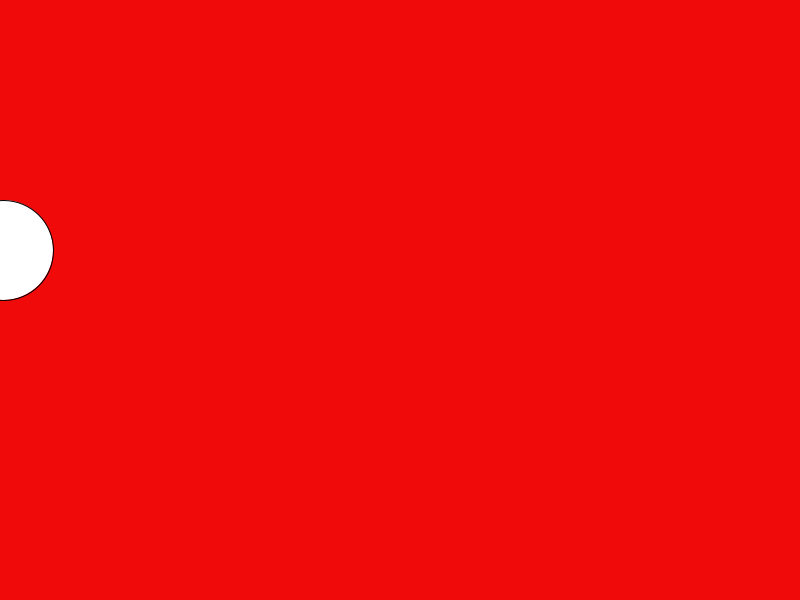
Frame 1 (no input)
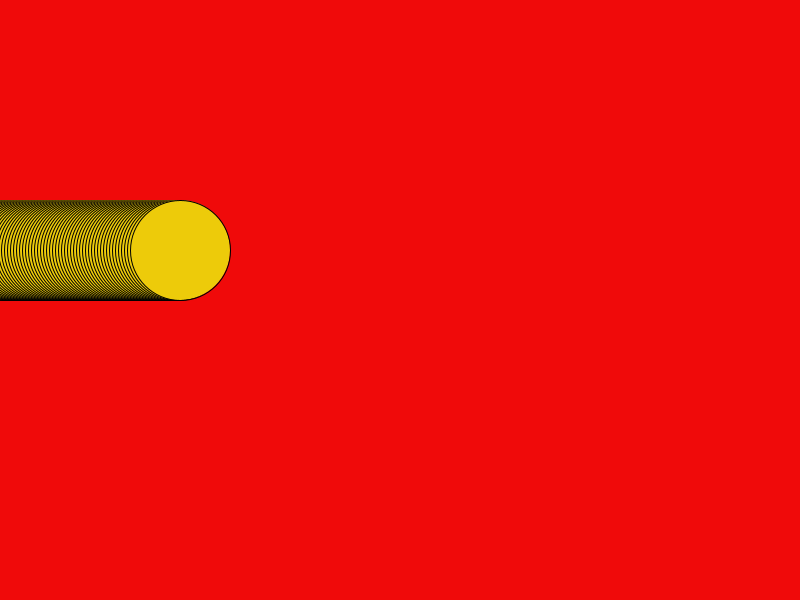
Frame 60 (the mouse pressed at the canvas centre just before this capture)
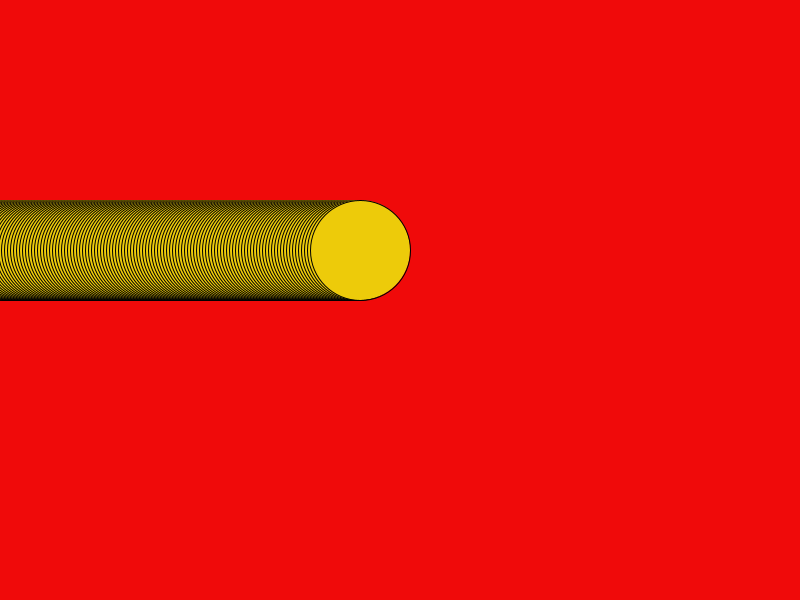
Frame 120 (the mouse held since frame 60 and released just before this capture)

The Processing sketch that drew these frames (run headless with seeded random() and noise(); from frame 60 on, the mouse is pressed at the canvas centre):

// Processing sketch: processing_27385
// ── processing_27385.pde

float x;
float y;
float directionX;
float directionY;




void setup(){
  size(800,600);
  smooth();
  background(240, 10, 10);
  x = 0;
  directionX = 3;
}
 
void draw(){
  x += directionX;
  y += directionY;
   
ellipseMode(CENTER);
ellipse(x, 250, 100, 100);
fill(237, 203, 10);
  
 
if (x > width){
  directionX = -5;
  }
if (x < 0){
  directionX = 5;
  } 
}
